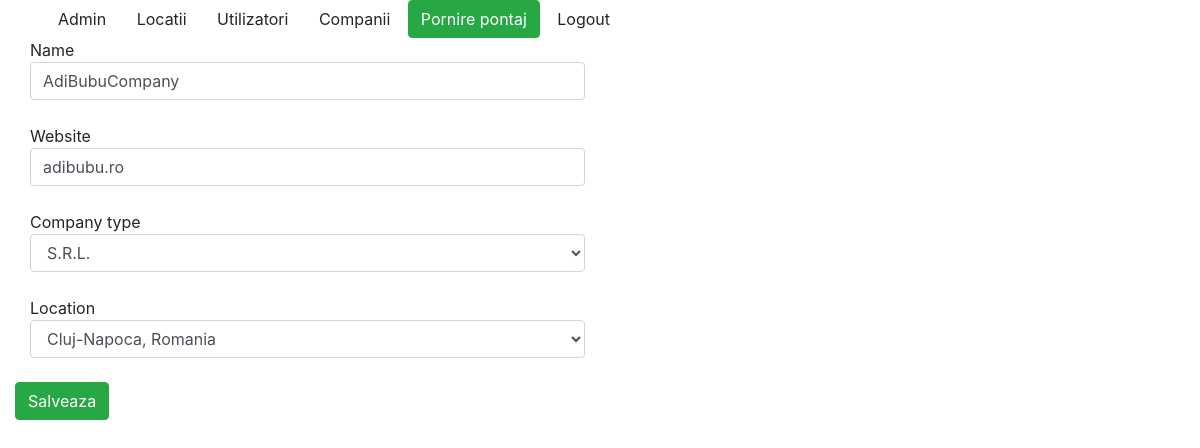
Screenshot of /companies/1/modificare/ (signed in) with the database file from the repository.
### aplicatie2/models.py (models this page shows, shortened)
class Companies(models.Model):
    company_choices = (('SRL', 'S.R.L.'),
                       ('SA', 'S.A.'))
    name = models.CharField(max_length=100)
    website = models.CharField(max_length=50)
    company_type = models.CharField(max_length=5, choices=company_choices)
    active = models.BooleanField(default=True)
    location = models.ForeignKey(Location, on_delete=models.CASCADE)

### aplicatie2/views.py (the view, shortened to what this page needs)
# urls.py: path('<int:pk>/modificare/', views.UpdateCompanyView.as_view(), name='modificare'),
class UpdateCompanyView(LoginRequiredMixin, UpdateView):
    model = Companies
    form_class = CompanyForm
    template_name = 'aplicatie1/location_form.html'
    def get_form_kwargs(self):
        data = super(UpdateCompanyView, self).get_form_kwargs()
        data.update({'pk': self.kwargs['pk']})
        return data

### aplicatie2/forms.py (shortened to what this page needs)
class CompanyForm(forms.ModelForm):
    class Meta:
        model = Companies
        fields = ['name', 'website', 'company_type', 'location']
        widgets = {
            'name': TextInput(attrs={'placeholder': 'Name value', 'class': 'form-control'}),
            'website': TextInput(attrs={'placeholder': 'Website value', 'class': 'form-control'}),
        }
    location = forms.ModelChoiceField(
        queryset=Location.objects.all(),
        widget=forms.Select(attrs={'class': 'form-control'}),
        help_text="Choose the location for the company",
        label="Location",  # Schimbarea etichetei câmpului
        empty_label="Select a location"  # Modificarea textului implicit pentru opțiunea de selecție
    )
    company_type = forms.TypedChoiceField(
        choices=company_choices,
        widget=forms.Select(attrs={'class': 'form-control'}),
    )
    def __init__(self, pk, *args, **kwargs):
        super(CompanyForm, self).__init__(*args, **kwargs)
        self.pk = pk

### aplicatie1/models.py (called while the page is built)
    def __str__(self):
        return f"{self.city}, {self.country}"

### django_project/context_processors.py (called while the page is built)
def is_ready_to_work(request):
    if request.user.is_authenticated:
        if Pontaj.objects.filter(user_id=request.user.id, end_date=None).exists():
            return {'ready_to_work': False}
        return {'ready_to_work': True}
    return {} #nu suntem autentificati inca

### templates/aplicatie1/location_form.html (shortened to what this page needs)
{% extends 'base.html' %}
{% block content %}
    <div class = "col-md-12">
        <form method = "POST">
            {% for field in form %}
                <div class = "col-md-6">{{ field.label }} {{ field }} {{ field.errors }}</div><br>
            {% endfor %}
        <button type = "submit" class = "btn btn-success">Salveaza</button>
        </form>
    </div>
{% endblock %}

### rows the page displays
Companies: form "AdiBubuCompany" "adibubu.ro" "S.R.L." "Cluj-Napoca, Romania"

### other values shown
{{ field.label }} "Name" "Website" "Company type" "Location"
